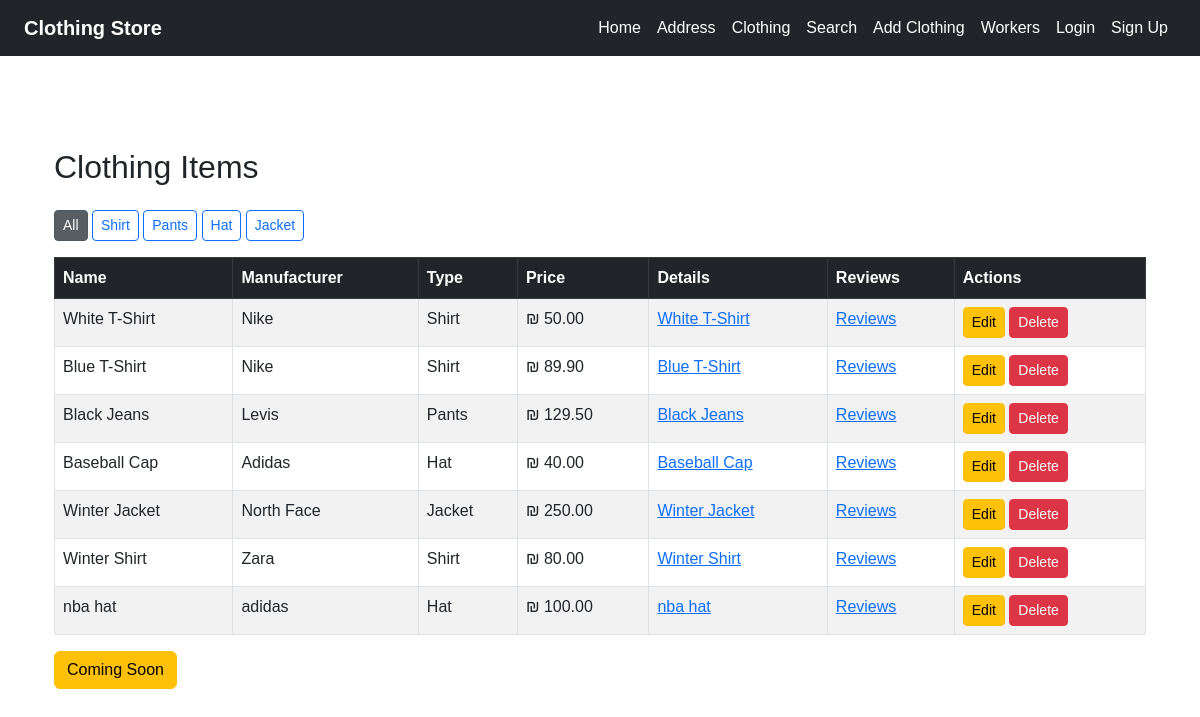
The app's page /clothing/, older data.
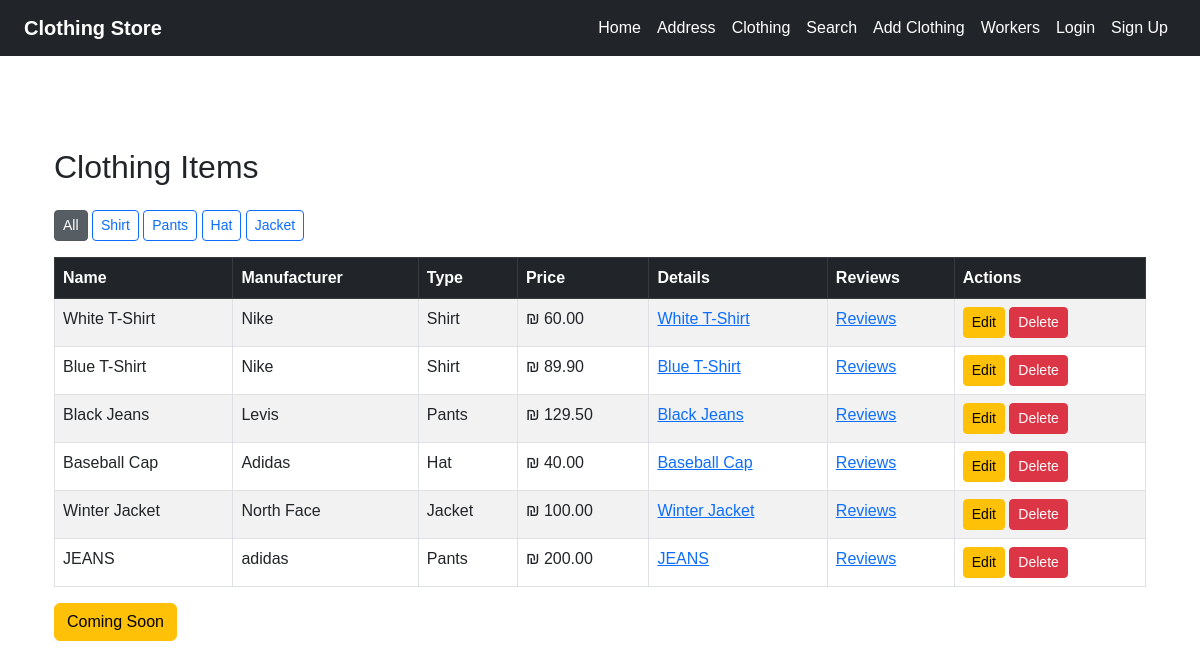
The same page, newer data.
### clothing/models.py (models this page shows, shortened)
class TypeModel(models.Model):
    name = models.CharField(max_length=100)

class ClothingModel(models.Model):
    name = models.CharField(max_length=100)
    manufacturer = models.CharField(max_length=100)
    price = models.DecimalField(max_digits=8, decimal_places=2, validators=[MinValueValidator(0), MaxValueValidator(1000)])
    type = models.ForeignKey(TypeModel, on_delete=models.CASCADE,related_name='clothing_items')

### clothing/views.py (the view)
# urls.py: path('', views.ClothingListView.as_view(), name='product_list'),
class ClothingListView(ListView):
    model = ClothingModel
    template_name = 'clothing/product_list.html'
    context_object_name='clothes'
    def get_queryset(self):
        queryset = super().get_queryset()
        type_id = self.request.GET.get('type')
        if type_id:
            queryset = queryset.filter(type_id=type_id)
        return queryset
    def get_context_data(self, **kwargs):
        context = super().get_context_data(**kwargs)
        context['types'] = TypeModel.objects.all()
        context['selected_type'] = int(self.request.GET.get('type')) if self.request.GET.get('type') else None
        return context

### clothing/templates/clothing/product_list.html (shortened to what this page needs)
{% extends 'layout.html' %}
{% block content %}
<div class="container mt-5">
    <h2 class="mb-4">Clothing Items</h2>
    <div class="mb-3">
        <a href="{% url 'product_list' %}" class="btn btn-secondary btn-sm {% if not selected_type %}active{% endif %}">All</a>
        {% for type in types %}
            <a href="?type={{ type.id }}" class="btn btn-outline-primary btn-sm {% if selected_type == type.id %}active{% endif %}">
                {{ type.name }}
            </a>
        {% endfor %}
    </div>
    <table class="table table-bordered table-striped">
        <thead class="table-dark">
            <tr>
                <th>Name</th>
                <th>Manufacturer</th>
                <th>Type</th>
                <th>Price</th>
                <th>Details</th>
                <th>Reviews</th>
                <th>Actions</th>
            </tr>
        </thead>
        <tbody>
            {% for item in clothes %}
            <tr>
                <td>{{ item.name }}</td>
                <td>{{ item.manufacturer }}</td>
                <td>{{ item.type.name }}</td>
                <td>₪ {{ item.price }}</td>
                <td>
                    <a href="{% url 'clothing_detail' item.pk %}">
                        {{ item.name }}
                    </a>
                </td>
                <td>
                    <a href="{% url 'clothing_reviews' item.pk %}">
                        Reviews
                    </a>
                </td>
                <td>
                    <a href="{% url 'update_clothing' item.pk %}" class="btn btn-sm btn-warning">Edit</a>
                    <a href="{% url 'delete_clothing' item.pk %}" class="btn btn-sm btn-danger">Delete</a>
                </td>
            </tr>
            {% empty %}
            <tr>
                <td colspan="8" class="text-center">No items found.</td>
            </tr>
            {% endfor %}
        </tbody>
    </table>
<a href="{% url 'coming_soon' %}" class="btn btn-warning">Coming Soon</a>
</div>
{% endblock %}

Row changes from the older to the newer data that the page shows:
removed ClothingModel: name "Winter Shirt", manufacturer "Zara", type.name "Shirt", price "80.00"
removed ClothingModel: name "nba hat", manufacturer "adidas", type.name "Hat", price "100.00"
changed ClothingModel "White T-Shirt": price "50.00" → "60.00"
changed ClothingModel "Winter Jacket": price "250.00" → "100.00"
added ClothingModel: name "JEANS", manufacturer "adidas", type.name "Pants", price "200.00"
